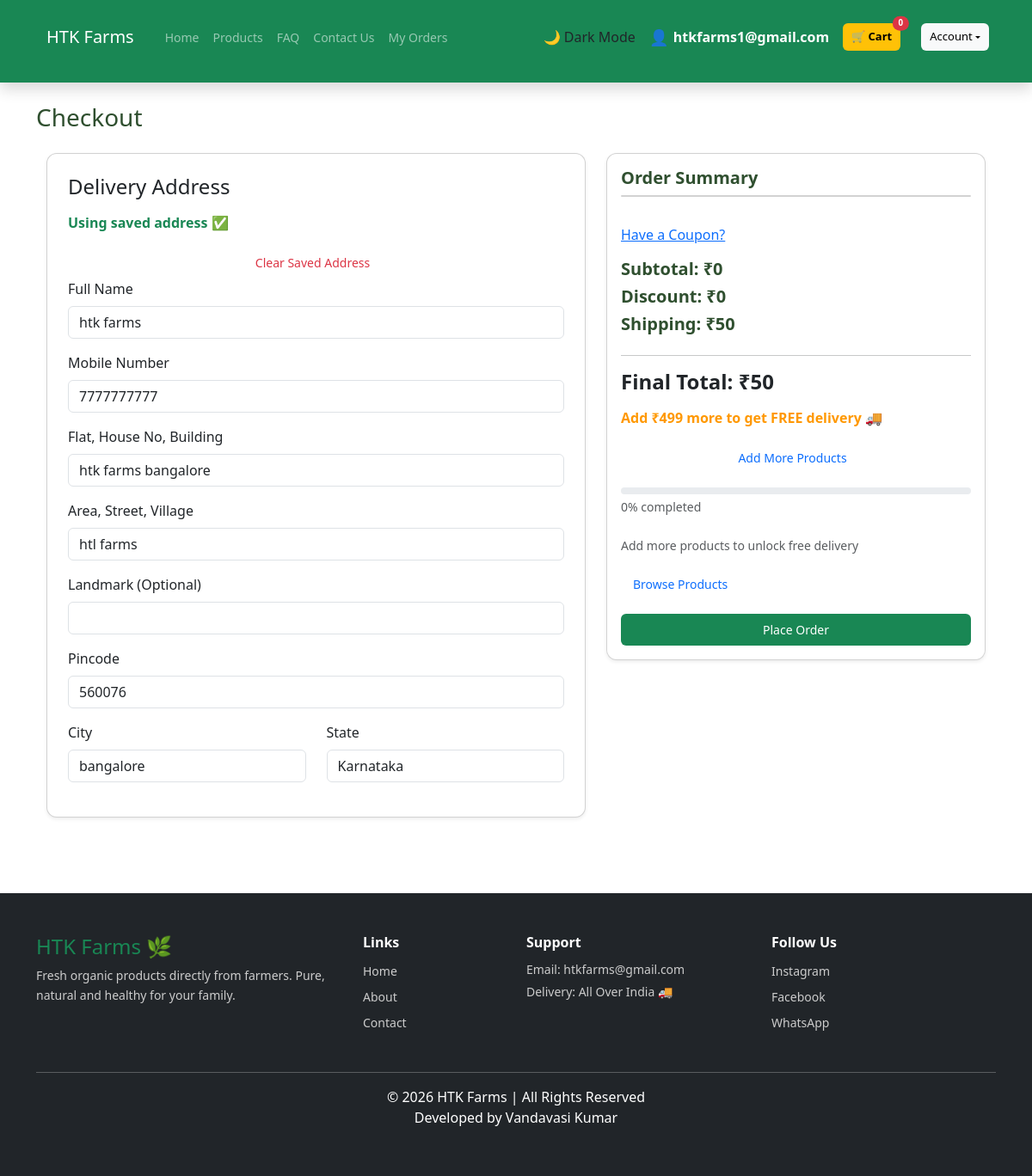
Screenshot of /checkout/ (signed in) with the database file from the repository.
### htkapp/models.py (models this page shows, shortened)
class UserProfile(models.Model):
    user = models.OneToOneField(User, on_delete=models.CASCADE)
    phone = models.CharField(max_length=15)
    country_code = models.CharField(max_length=5)
    email_verified = models.BooleanField(default=False)
    full_name = models.CharField(max_length=100, blank=True)
    address_line1 = models.CharField(max_length=200, blank=True)
    address_line2 = models.CharField(max_length=200, blank=True)
    city = models.CharField(max_length=100, blank=True)
    state = models.CharField(max_length=100, blank=True, null=True)
    pincode = models.CharField(max_length=6, blank=True)

### htkapp/views.py (the view, shortened to what this page needs)
# urls.py: path('checkout/', views.checkout, name='checkout'),
@login_required
def checkout(request):
    cart_items = CartItem.objects.filter(user=request.user)
    subtotal = sum(item.total_price for item in cart_items)
    coupon_code = request.session.get("coupon_code")
    discount = 0
    shipping = 50 if subtotal < 499 else 0
    total = subtotal - discount + shipping
    if request.method == "POST":
        form = CheckoutForm(request.POST)
        if form.is_valid():
            full_address = form.get_full_address()
            request.session["saved_name"] = form.cleaned_data["name"]
            request.session["saved_phone"] = form.cleaned_data["phone"]
            request.session["saved_pincode"] = form.cleaned_data["pincode"]
            request.session["saved_city"] = form.cleaned_data["city"]
            request.session["saved_state"] = form.cleaned_data["state"]
            request.session["saved_address1"] = form.cleaned_data["address_line1"]
            request.session["saved_address2"] = form.cleaned_data["address_line2"]
            request.session["saved_landmark"] = form.cleaned_data["landmark"]
            order = Order.objects.create(
                user=request.user,
                name=form.cleaned_data["name"],
                total_price=total,
                address=full_address,
                phone=form.cleaned_data["phone"]
            )
            cart_items = CartItem.objects.filter(user=request.user)
            for item in cart_items:
                OrderItem.objects.create(
                    order=order,
                    product=item.product,
                    quantity=item.quantity,
                    price=item.product.price
                )
            request.session["order_id"] = order.id
            return redirect("payment")
    else:
        profile = UserProfile.objects.get(user=request.user)
        initial_data = {
            "name": profile.full_name or request.session.get("saved_name", ""),
            "phone": profile.phone or request.session.get("saved_phone", ""),
            "pincode": profile.pincode or request.session.get("saved_pincode", ""),
            "city": profile.city or request.session.get("saved_city", ""),
            "state": profile.state or request.session.get("saved_state", ""),
            "address_line1": profile.address_line1 or request.session.get("saved_address1", ""),
            "address_line2": profile.address_line2 or request.session.get("saved_address2", ""),
            "landmark": request.session.get("saved_landmark", ""),
        }
        form = CheckoutForm(initial=initial_data)
    return render(request, "checkout.html", {
        "form": form,
        "cart_items": cart_items,
        "subtotal": subtotal,
        "discount": int(discount),
        "shipping": shipping,
        "total": int(total),
    })

### htkapp/context_processors.py (called while the page is built)
def categories_processor(request):
    return {
        "categories": Category.objects.all()
    }

### htkapp/views.py (called while the page is built)
def get_cart_count(request):
    if request.user.is_authenticated:
        count = sum(item.quantity for item in CartItem.objects.filter(user=request.user))
    else:
        count = 0
    return {
        "cart_count": count
    }

### templates/checkout.html (shortened to what this page needs)
{% extends 'base.html' %}
{% block content %}
{% load static %}
<h3>Checkout</h3>
<form method="POST" id="checkoutForm">
    <div class="container mt-4">
        <div class="row">
            <div class="col-md-7">
                <div class="card p-4 shadow-sm">
                    <h4 class="mb-3">Delivery Address</h4>
                    {% if request.session.saved_name %}
                    <p class="text-success fw-bold">
                        Using saved address ✅
                    </p>
                    {% endif %}
                    <button onclick="removeSavedAddress()" class="btn btn-sm btn-outline-danger">
                        Clear Saved Address
                    </button>
                        <div class="mb-3">
                            <label class="form-label">Full Name</label>
                            {{ form.name }}
                        </div>
                        <div class="mb-3">
                            <label class="form-label">Mobile Number</label>
                            {{ form.phone }}
                        </div>
                        <div class="mb-3">
                            <label class="form-label">Flat, House No, Building</label>
                            {{ form.address_line1 }}
                        </div>
                        <div class="mb-3">
                            <label class="form-label">Area, Street, Village</label>
                            {{ form.address_line2 }}
                        </div>
                        <div class="mb-3">
                            <label class="form-label">Landmark (Optional)</label>
                            {{ form.landmark }}
                        </div>
                        <div class="mb-3">
                            <label class="form-label">Pincode</label>
                            {{ form.pincode }}
                        </div>
                        <div class="row">
                            <div class="col-md-6 mb-3">
                                <label class="form-label">City</label>
                                {{ form.city }}
                            </div>
                            <div class="col-md-6 mb-3">
                                <label class="form-label">State</label>
                                {{ form.state }}
                            </div>
                        </div>
                </div>
            </div>
            <div class="col-md-5">
                <div class="card p-3 shadow-sm sticky-top" style="top:100px;">
                    <h5>Order Summary</h5>
                    <ul class="list-group mb-3">
                    </ul>
                    <div class="mb-3">
                        <a href="#" onclick="toggleCoupon()">Have a Coupon?</a>
                    </div>
                    <h5>Subtotal: ₹<span id="subtotal">{{ subtotal }}</span></h5>
                    <h5>Discount: ₹<span id="discount">{{ discount|default:0 }}</span></h5>
                    <h5>
                        Shipping:
                        <span id="shipping">
                            {% if shipping == 0 %}
                            Free
                            {% else %}
                            ₹{{ shipping }}
                            {% endif %}
                        </span>
                    </h5>
                    <hr>
                    <h4><b>Final Total: ₹<span id="finalTotal">{{ total }}</span></b></h4>
                    <p id="freeShippingMsg" class="fw-bold mt-2"></p>
                    <a href="{% url 'products' %}" class="btn btn-sm btn-outline-primary mb-2">
                        Add More Products
                    </a>
                    <div class="mt-2">
                        <div class="progress" style="height: 8px;">
                        </div>
                    </div>
                    <p id="progressPercent" class="small text-muted mt-1"></p>
                    <div id="suggestBox" class="mt-2" style="display:none;">
                        <p class="small text-muted">
                            Add more products to unlock free delivery
                        </p>
                        <a href="{% url 'products' %}" class="btn btn-sm btn-outline-primary">
                            Browse Products
                        </a>
                    </div>
                    <button form="checkoutForm" class="btn btn-success w-100 mt-3">
                        Place Order
                    </button>
                </div>
            </div>
        </div>
    </div>
</form>
{% endblock %}

### templates/base.html (shortened to what this page needs)
<!DOCTYPE html>
<html>
<head>
  {% load static %}
  <link href="https://cdn.jsdelivr.net/npm/bootstrap@5.3.2/dist/css/bootstrap.min.css" rel="stylesheet">
  <link rel="stylesheet" href="{% static 'css/style.css' %}">
</head>
<body class="d-flex flex-column min-vh-100">
  <nav class="navbar navbar-expand-lg navbar-dark bg-success fixed-top shadow">
    <div class="container" style="padding-top: 20px; margin-bottom: 30px;">
      <a class="navbar-brand" href="/">HTK Farms</a>
      <div class="collapse navbar-collapse" id="navbarNav">
        <ul class="navbar-nav me-auto">
          <li class="nav-item">
            <a class="nav-link" href="/">Home</a>
          </li>
          <li class="nav-item">
            <a class="nav-link" href="/products/">Products</a>
          </li>
          <li class="nav-item">
            <a class="nav-link" href="{% url 'faq' %}">FAQ</a>
          </li>
          <li class="nav-item">
            <a class="nav-link" href="{% url 'contact' %}">Contact Us</a>
          </li>
          {% if user.is_authenticated and not user.is_superuser %}
          <a class="nav-link" href="{% url 'order_history' %}">My Orders</a>
          {% endif %}
        </ul>
        <div class="d-flex align-items-center gap-3">
          <button id="modeToggle" class="dropdown-item">
          </button>
          {% if user.is_authenticated and not user.is_superuser %}
          <div class="d-flex align-items-center text-white">
            <span style="font-size:18px; margin-right:6px;">👤</span>
            <strong>{{ request.user.username }}</strong>
          </div>
          <a href="/cart/" class="btn btn-warning btn-sm fw-bold position-relative"> 🛒 Cart
            <span id="cart-count"
              class="position-absolute top-0 start-100 translate-middle badge rounded-pill bg-danger">
              {{ cart_count }}
            </span>
          </a>
          <div class="dropdown">
            <button class="btn btn-light dropdown-toggle" data-bs-toggle="dropdown">
              Account
            </button>
          </div>
          {% elif not user.is_authenticated %}
          <button class="btn btn-light" data-bs-toggle="modal" data-bs-target="#loginModal">
            Account
          </button>
          {% endif %}
        </div>
      </div>
    </div>
  </nav>
  <main class="flex-grow-1">
    <div class="container" style="margin-top:65px; padding-top: 5px;">
      {% block content %}
      {% endblock %}
    </div>
  </main>
  {% include 'footer.html' %}
</body>
</html>

### static/css/style.css (style rules this page uses)
body { padding-top: 50px; }
.btn { padding: 8px 14px; border: none; border-radius: 6px; cursor: pointer; margin-right: 8px; font-size: 14px; }
.card { transition: 0.3s; cursor: pointer; border-radius: 12px; }
body { transition: background-color 0.3s ease, color 0.3s ease; }
#modeToggle { cursor: pointer; }
.navbar .btn { height: 32px; padding: 6px 10px; display: flex; align-items: center; font-size: 13px; }
.container h5 { font-weight: 600; color: #2f4f2f; }
.container h3 { color: #2f4f2f; }
section, .container { margin-bottom: 40px; }
.btn { transition: 0.3s; white-space: nowrap; }
.navbar-nav { flex-wrap: wrap; }
.container { max-width: 1140px; }
.navbar { padding-top: 0 !important; padding-bottom: 0 !important; min-height: 40px; }
.navbar-brand { font-size: 20px; padding: 8px 12px 8px 12px; }
.navbar-nav .nav-link { padding-top: 6px; padding-bottom: 6px; font-size: 14px; }

### rows the page displays
UserProfile: phone "7777777777", address_line1 "htk farms bangalore", address_line2 "htl farms", pincode "560076", city "bangalore", state "Karnataka"

### other values shown
{{ request.user.username }} "htkfarms1@gmail.com"
{{ cart_count }} "0"
{{ subtotal }} "0"
{{ discount|default:0 }} "0"
{{ shipping }} "50"
{{ total }} "50"
